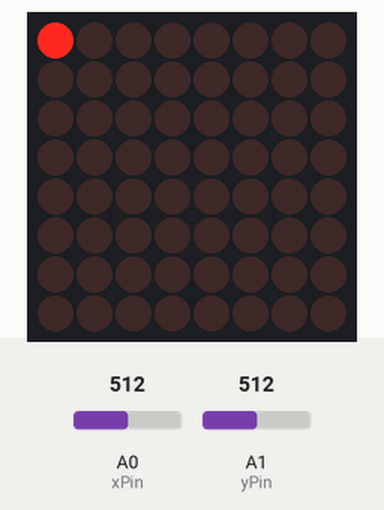
Simulated run of this sketch. Board: Arduino Uno, built with avr-gcc and run on an emulated ATmega328P. Parts: 8×8 LED matrix. The test bench sets the inputs (shaded band); at power-on: A0 (xPin) = 512, A1 (yPin) = 512.

Above: at 1.2 s.
1.3 s: A0 (xPin) set to 586
2.8 s: A0 (xPin) set to 613
At 2.89 s:
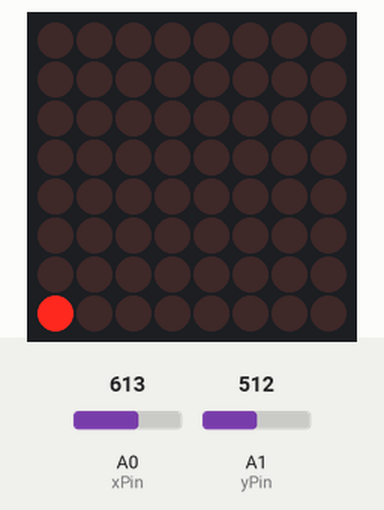
4.6 s: A1 (yPin) set to 586
6.1 s: A1 (yPin) set to 610
At 6.22 s:
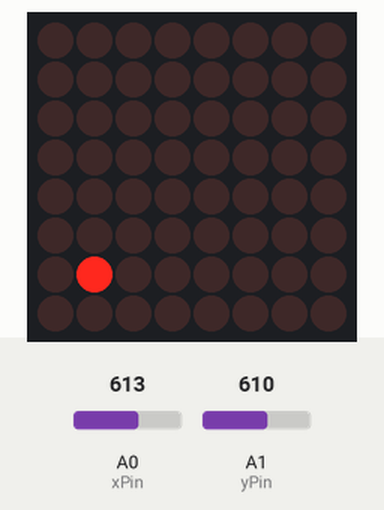
7.9 s: A1 (yPin) set to 590
At 8.04 s:
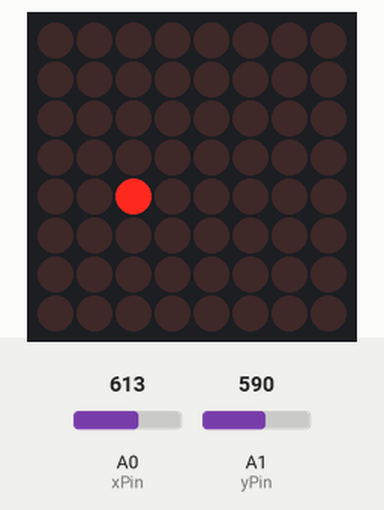
9.7 s: A1 (yPin) set to 716
At 10.06 s:
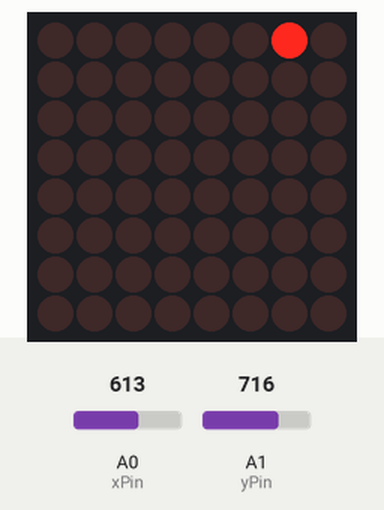

Measured:
- the behaviour switches between 600 and 601 on A0 (xPin) (found by bisection; images 0 and 1)
- the behaviour switches between 600 and 601 on A1 (yPin) (found by bisection; images 1 and 2)
- after the input at 1.3 s, every drawn part: stays the same
- after the input at 2.8 s, the display: changes at once (image 1)
- after the input at 6.1 s, the display: changes after 0.07 s (image 2)
- after the input at 7.9 s, the display: changes after 0.09 s (image 3)
- after the input at 9.7 s, the display: first changes at once (image 4 shows a later state)

The sketch:

matrix_with_joystick.ino
```cpp
#include "LedControl.h"  // Include LedControl library for controlling the LED matrix
const int dinPin = 12;
const int clockPin = 11;
const int loadPin = 10;

const int xPin = A0;
const int yPin = A1;
// Create an LedControl object to manage the LED matrix
LedControl lc = LedControl(dinPin, clockPin, loadPin, 1);  // DIN, CLK, LOAD, No. DRIVER
// Variable to set the brightness level of the matrix
byte matrixBrightness = 2;
// Variables to track the current and previous positions of the joystick-controlled LED
byte xPos = 0;
byte yPos = 0;
byte xLastPos = 0;
byte yLastPos = 0;
// Thresholds for detecting joystick movement
const int minThreshold = 200;
const int maxThreshold = 600;

const byte moveInterval = 100;     // Timing variable to control the speed of LED movement
unsigned long long lastMoved = 0;  // Tracks the last time the LED moved

const byte matrixSize = 8;  // Size of the LED matrix
bool matrixChanged = true;  // Flag to track if the matrix display needs updating
// 2D array representing the state of each LED (on/off) in the matrix
byte matrix[matrixSize][matrixSize] = {
  { 0, 0, 0, 0, 0, 0, 0, 0 },
  { 0, 0, 0, 0, 0, 0, 0, 0 },
  { 0, 0, 0, 0, 0, 0, 0, 0 },
  { 0, 0, 0, 0, 0, 0, 0, 0 },
  { 0, 0, 0, 0, 0, 0, 0, 0 },
  { 0, 0, 0, 0, 0, 0, 0, 0 },
  { 0, 0, 0, 0, 0, 0, 0, 0 },
  { 0, 0, 0, 0, 0, 0, 0, 0 }
};
// Array representing each row of the LED matrix as a byte
byte matrixByte[matrixSize] = {
  B00000000,
  B01000100,
  B00101000,
  B00010000,
  B00010000,
  B00010000,
  B00000000,
  B00000000
};

void setup() {
  Serial.begin(9600);
  // the zero refers to the MAX7219 number, it is zero for 1 chip
  lc.shutdown(0, false);                 // turn off power saving, enables display
  lc.setIntensity(0, matrixBrightness);  // sets brightness (0~15 possible values)
  lc.clearDisplay(0);                    // Clear the matrix display
  matrix[xPos][yPos] = 1;                // Initialize the starting position of the LED
}
void loop() {
  //  updateByteMatrix();
  if (millis() - lastMoved > moveInterval) {  // Check if it's time to move the LED
                                              // game logic
    updatePositions();                        // Update the position of the LED based on joystick input
    lastMoved = millis();                     // Update the time of the last move
  }
  if (matrixChanged == true) {  // Check if the matrix display needs updating
    updateMatrix();             // Update the LED matrix display
    matrixChanged = false;      // Reset the update flag
  }
}
// theoretical example
void generateFood() {
  // lastFoodPos = currentPos;
  // newFoodPos = random(ceva);
  // matrix[lastFoodPos] = 0;
  // matrix[newFoodPos] = 1;
  matrixChanged = true;
}


void updateByteMatrix() {
  for (int row = 0; row < matrixSize; row++) {
    lc.setRow(0, row, matrixByte[row]);  // set each ROW (or COL) at the same time
  }
}

void updateMatrix() {
  for (int row = 0; row < matrixSize; row++) {
    for (int col = 0; col < matrixSize; col++) {
      lc.setLed(0, row, col, matrix[row][col]);  // set each led individually
    }
  }
}
// Function to read joystick input and update the position of the LED
void updatePositions() {
  int xValue = analogRead(xPin);
  int yValue = analogRead(yPin);
  // Store the last positions of the LED
  xLastPos = xPos;
  yLastPos = yPos;
  // Update xPos based on joystick movement (X-axis)
  if (xValue < minThreshold) {
    if (xPos < matrixSize - 1) {
      xPos++;
    } else {
      xPos = 0;
    }
  }
  if (xValue > maxThreshold) {
    if (xPos > 0) {
      xPos--;
    } else {
      xPos = matrixSize - 1;
    }
  }

  if (yValue > maxThreshold) {
    if (yPos < matrixSize - 1) {
      yPos++;
    } else {
      yPos = 0;
    }
  }
  // Update xPos based on joystick movement (Y-axis)
  if (yValue < minThreshold) {
    if (yPos > 0) {
      yPos--;
    } else {
      yPos = matrixSize - 1;
    }
  }
  // Check if the position has changed and update the matrix if necessary
  if (xPos != xLastPos || yPos != yLastPos) {
    matrixChanged = true;
    matrix[xLastPos][yLastPos] = 0;
    matrix[xPos][yPos] = 1;
  }
}
```
